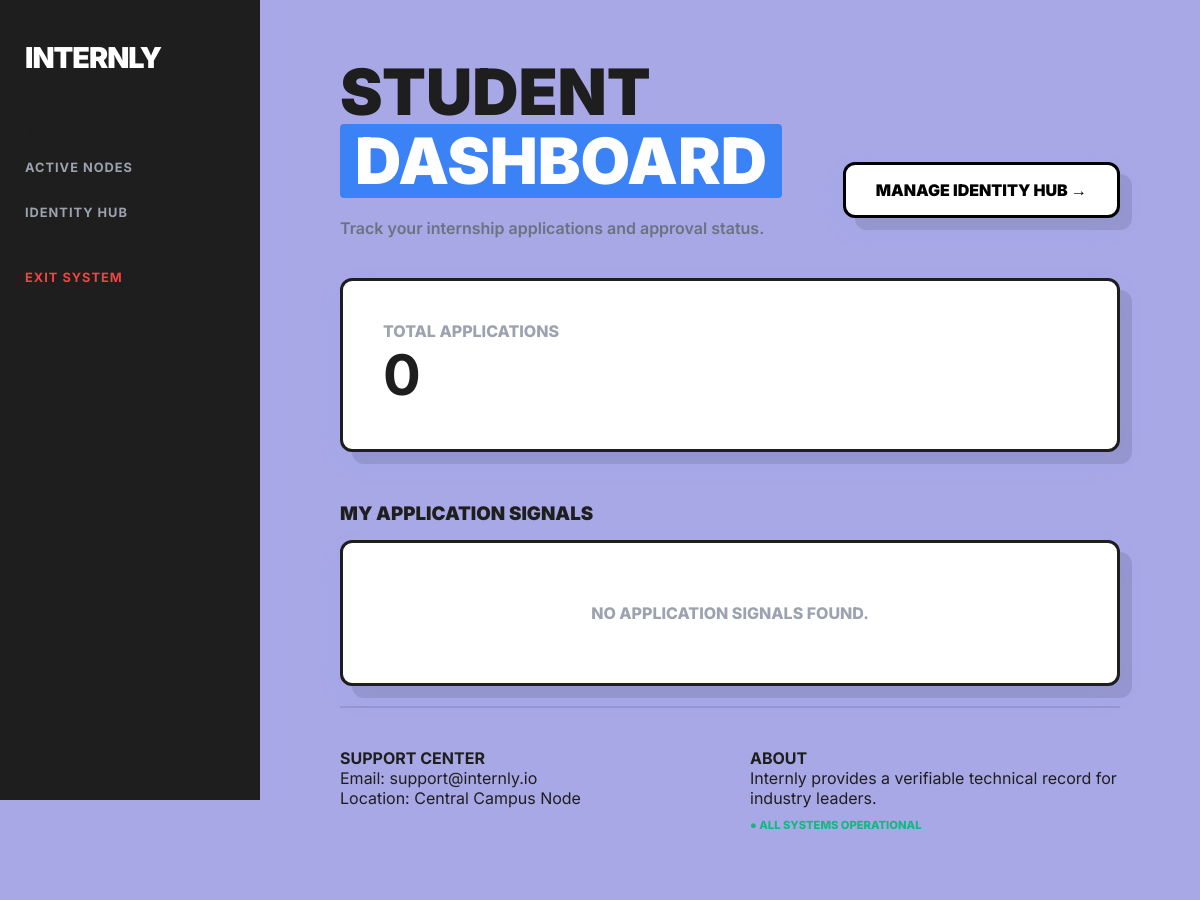
Before: /student/dashboard/ (signed in) with the older database file.
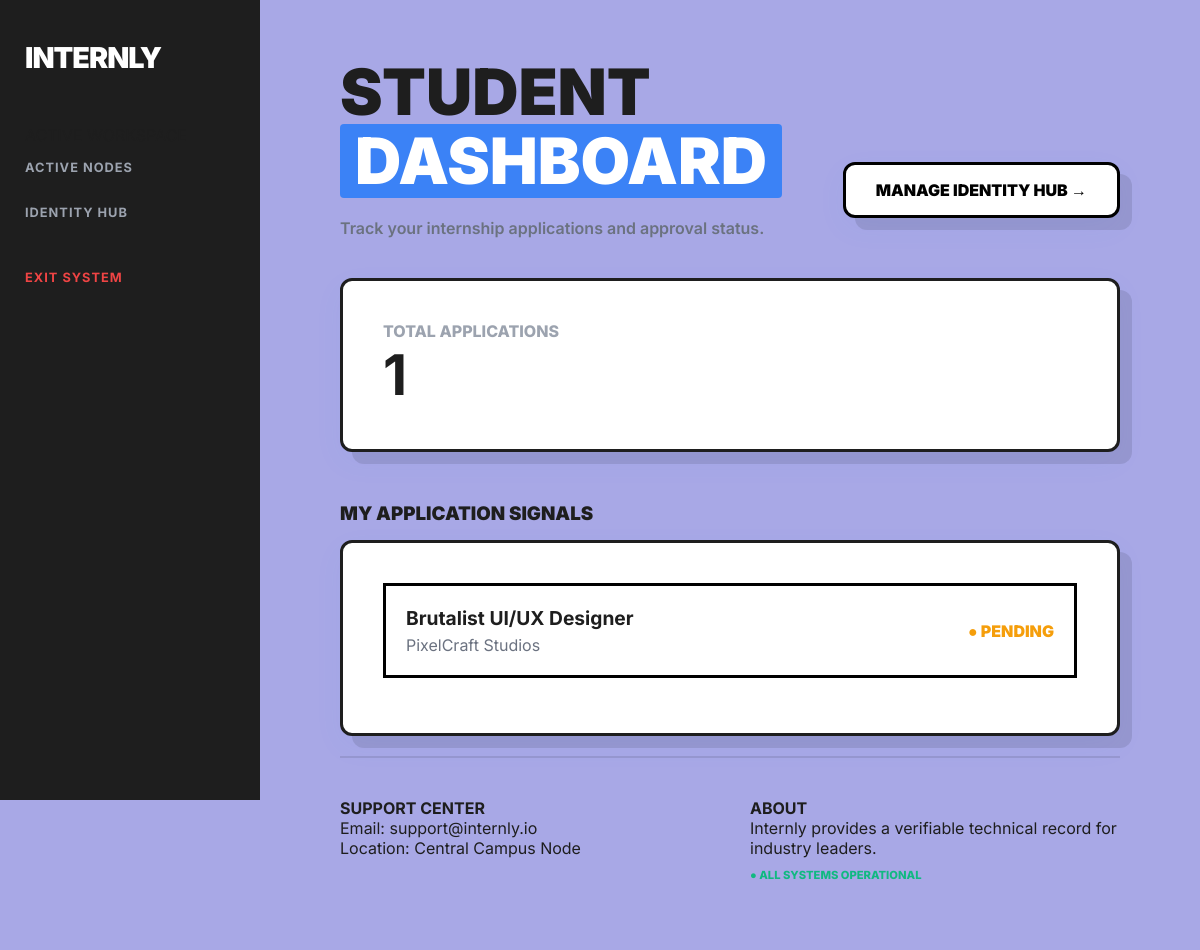
After: the same page with the newer database file.
### management/models.py (models this page shows, shortened)
class Application(models.Model):
    STATUS_CHOICES = (
        ('PENDING', 'Pending'),
        ('APPROVED', 'Approved'),
        ('REJECTED', 'Rejected'),
    )
    student = models.ForeignKey(User, on_delete=models.CASCADE)
    internship = models.ForeignKey(Internship, on_delete=models.CASCADE)
    status = models.CharField(max_length=10, choices=STATUS_CHOICES, default='PENDING')
    applied_at = models.DateTimeField(auto_now_add=True)

class Internship(models.Model):
    title = models.CharField(max_length=200)
    company_name = models.CharField(max_length=200)
    location = models.CharField(max_length=200)
    stipend = models.CharField(max_length=100)
    deadline = models.DateField()
    required_skills = models.TextField()
    description = models.TextField()
    faculty = models.ForeignKey(User, on_delete=models.CASCADE)
    external_apply_link = models.URLField(blank=True, null=True)

### management/views.py (the view)
# urls.py: path('student/dashboard/', views.student_dashboard, name='student_dashboard'),
@login_required
def student_dashboard(request):
    applications = Application.objects.filter(student=request.user)
    return render(request, 'management/student_dashboard.html', {
        'applications': applications,
        'total_apps': applications.count()
    })

### management/templates/management/student_dashboard.html
{% extends 'management/base.html' %}
{% block content %}
<div class="dashboard-container" style="max-width: 1200px; margin: 0 auto;">
    <div style="margin-bottom: 40px; display: flex; justify-content: space-between; align-items: flex-end;">
        <div>
            <h1 class="main-header">STUDENT<br><span class="highlight-blue">DASHBOARD</span></h1>
            <p style="font-weight: 600; color: #6b7280; margin-top: 10px;">Track your internship applications and approval status.</p>
        </div>
        <a href="{% url 'student_edit_profile' %}" class="workspace-card" style="padding: 15px 30px; text-decoration: none; color: black; font-weight: 900; border: 3px solid black;">
            MANAGE IDENTITY HUB →
        </a>
    </div>
    <div class="workspace-card" style="padding: 40px; margin-bottom: 50px;">
        <p style="font-weight: 800; color: #9ca3af; text-transform: uppercase;">TOTAL APPLICATIONS</p>
        <h2 style="font-size: 3.5rem;">{{ total_apps }}</h2>
    </div>
    <h3 style="font-weight: 900; margin-bottom: 15px; text-transform: uppercase;">MY APPLICATION SIGNALS</h3>
    <div class="workspace-card" style="padding: 40px;">
        {% if applications %}
            {% for app in applications %}
                <div style="border: 3px solid black; padding: 20px; margin-bottom: 15px; display: flex; justify-content: space-between; align-items: center;">
                    <div>
                        <h4 style="margin: 0; font-size: 1.2rem;">{{ app.internship.title }}</h4>
                        <p style="margin: 5px 0 0; color: #6b7280;">{{ app.internship.company_name }}</p>
                    </div>
                    <div style="font-weight: 900; text-transform: uppercase; color: {% if app.status == 'APPROVED' %}#10b981{% elif app.status == 'REJECTED' %}#ef4444{% else %}#f59e0b{% endif %};">
                        ● {{ app.status }}
                    </div>
                </div>
            {% endfor %}
        {% else %}
            <p style="text-align: center; color: #9ca3af; font-weight: 800; padding: 20px;">NO APPLICATION SIGNALS FOUND.</p>
        {% endif %}
    </div>
</div>
{% endblock %}

Changed rows visible on the page:
added Application: internship "Brutalist UI/UX Designer", internship.company_name "PixelCraft Studios", status "PENDING"
Other visible differences:
{{ total_apps }}: "0" → "1"
text no longer shown: "NO APPLICATION SIGNALS FOUND."
